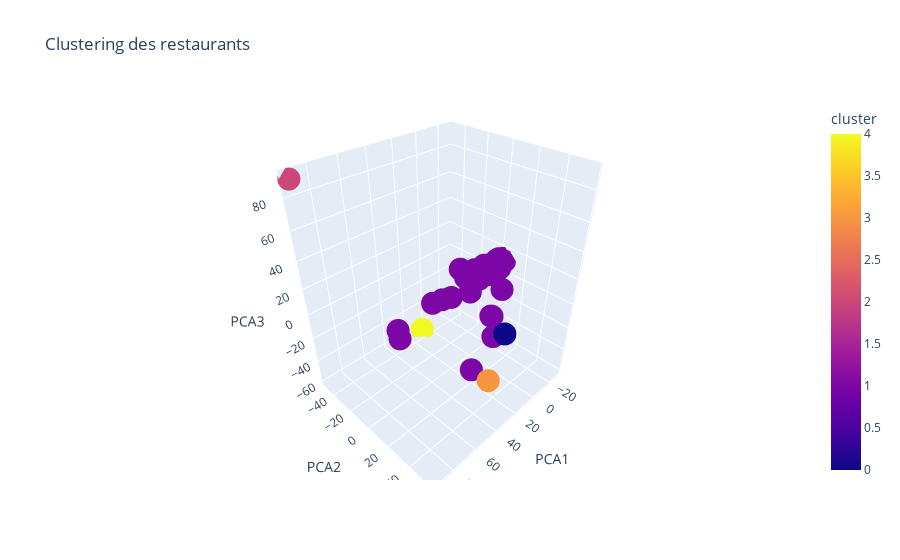

Source (notebook cell):
### Code cell
# recode in str the columns
restaurant_features.columns = restaurant_features.columns.astype(str)
scaler = StandardScaler()
features_scaled = scaler.fit_transform(restaurant_features)

# Réduction de dimensions
pca = PCA(n_components=3)
# remove nan values
features_scaled = np.nan_to_num(features_scaled)
features_3d = pca.fit_transform(features_scaled)

# Appliquer KMeans
kmeans = KMeans(n_clusters=5, random_state=42)
df_restaurants["cluster"] = kmeans.fit_predict(features_scaled)

# --- Étape 7 : Visualisation des clusters ---
visual_df = pd.DataFrame(features_3d, columns=["PCA1", "PCA2", "PCA3"])
visual_df["cluster"] = df_restaurants["cluster"]
visual_df["restaurant_name"] = df_restaurants["nom"]

fig = px.scatter_3d(
    visual_df, x="PCA1", y="PCA2", z="PCA3", color="cluster",
    hover_data=["restaurant_name"], title="Clustering des restaurants"
)
fig.show()

### Figure 1 — Plotly figure (JSON) as saved in the notebook; plotly's stock layout.template omitted (floating-point values rounded to 4 significant figures)
{"data": [{"customdata": [["Le Bouchon des Filles"], ["Les Terrasses de Lyon"], ["Frazarin Bistrot Franco Italien"], ["Le Grand Réfectoire"], ["Bikube Lyon - Restaurant"], ["Le Comptoir Des Cousins"], ["Agastache Restaurant"], ["Le Casse Museau"], ["Le Vieux Lyon"], ["L'affreux Jojo"], ["La Table d’Ambre"], ["BLO Restaurant"], ["Carmelo"], ["Wasabi"], ["Bouchon Les Lyonnais"], ["L'Institut Restaurant"], ["La Source"], ["Mama Restaurant Lyon"], ["Chez Micheline"], ["Culina Hortus"], ["Brasserie Georges"], ["Empanadas Club"], ["Le Bouchon Sully"], ["Burgundy By Matthieu"], ["La Gache"], ["La Mere Brazier"], ["Restaurant Rustique"], ["Le Coquemar"], ["Kenbo"], ["L'arquebuse"], ["Le Neuvième Art"], ["Miraflores"], ["Kopain & Café"]], "hovertemplate": "PCA1=%{x}<br>PCA2=%{y}<br>PCA3=%{z}<br>restaurant_name=%{customdata[0]}<br>cluster=%{marker.color}<extra></extra>", "legendgroup": "", "marker": {"color": [1, 2, 1, 1, 1, 1, 1, 1, 1, 1, 1, 1, 0, 1, 1, 1, 1, 1, 1, 1, 3, 1, 1, 1, 1, 1, 1, 1, 1, 1, 1, 4, 1], "coloraxis": "coloraxis", "symbol": "circle"}, "mode": "markers", "name": "", "scene": "scene", "showlegend": false, "type": "scatter3d", "x": [12.14, 93.1, -22.67, 43.56, -28.41, -12.07, -20.37, -14.01, -4.294, -21.02, -7.895, -12.3, 19.95, -1.275, 18.32, 14.91, -25.15, 25.57, -26.86, 2.462, 49.65, -22.81, -17.65, 16.97, -27.64, 49.58, -19.82, -27.95, -24.73, -28.33, 39.18, 8.451, -28.56], "y": [27.93, -50.0, -9.31, 39.26, -0.08681, -4.465, -16.17, 0.9714, 21.92, 3.681, -13.71, -1.143, 44.73, -3.081, 31.7, -6.147, -0.5501, 40.05, 5.328, -27.36, 57.33, 4.63, 5.613, -22.61, 0.7748, -21.6, -30.23, 2.706, 1.652, -0.9578, -36.61, -44.47, 0.2173], "z": [-2.819, 90.7, 4.173, -20.66, 10.41, -0.7552, -1.785, 4.529, 7.232, 8.678, -2.048, 6.72, -2.767, -5.924, 3.075, -3.866, 11.06, -4.336, 12.09, -23.42, -12.17, 7.581, 10.17, -16.55, 11.33, -29.56, -7.501, 12.82, 8.946, 10.8, -37.18, -59.16, 10.18]}], "layout": {"coloraxis": {"colorbar": {"title": {"text": "cluster"}}, "colorscale": [[0, "#0d0887"], [0.1111, "#46039f"], [0.2222, "#7201a8"], [0.3333, "#9c179e"], [0.4444, "#bd3786"], [0.5556, "#d8576b"], [0.6667, "#ed7953"], [0.7778, "#fb9f3a"], [0.8889, "#fdca26"], [1, "#f0f921"]]}, "legend": {"tracegroupgap": 0}, "scene": {"domain": {"x": [0, 1], "y": [0, 1]}, "xaxis": {"title": {"text": "PCA1"}}, "yaxis": {"title": {"text": "PCA2"}}, "zaxis": {"title": {"text": "PCA3"}}}, "title": {"text": "Clustering des restaurants"}}}
